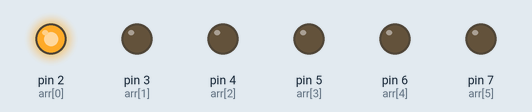
Bench run of a sketch on a simulated Arduino Uno, built with avr-gcc and run on an emulated ATmega328P. Parts: output pins drawn as LEDs (lit = HIGH).

Above: at 0.1 s.
At 0.9 s:
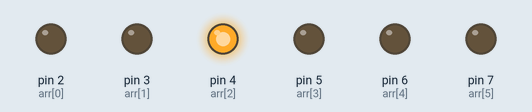
At 1.3 s:
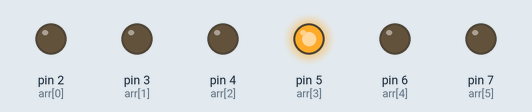
At 2.7 s:
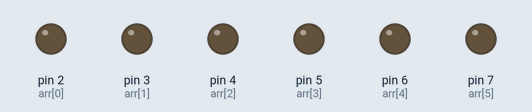
At 4.1 s:
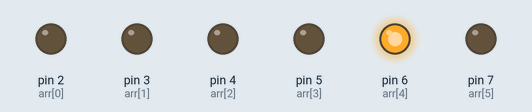
At 5.3 s:
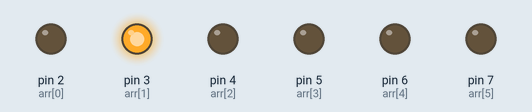
Timing chart, 0 to 5.6 s (numbered marks = the images above):
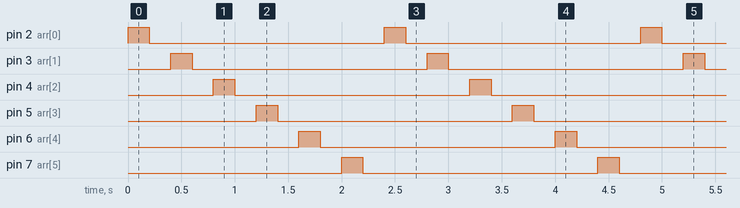

Measured:
- by itself, pin 2 (arr[0]), pin 3 (arr[1]), pin 4 (arr[2]), pin 5 (arr[3]), pin 6 (arr[4]), pin 7 (arr[5]): alternates HIGH for 0.20 s and LOW for 2.2 s
- by itself, everything shown: repeats every 2.4 s, in 12 steps

The sketch:

LEDSwitchWhithArray.ino
```cpp
#define ARRAYSIZE(x) (sizeof(x)/sizeof(x[0]))
int arr[]={2,3,4,5,6,7};


void setup() {
  // put your setup code here, to run once:
for(int i =0;i<ARRAYSIZE(arr);i++){
pinMode(arr[i],OUTPUT);
  }

}

void loop() {
  // put your main code here, to run repeatedly:

  for(int j=0; j<ARRAYSIZE(arr);j++){
    digitalWrite(arr[j],HIGH);
    delay(200);
    digitalWrite(arr[j],LOW);
    delay(200);
    }

}
```
